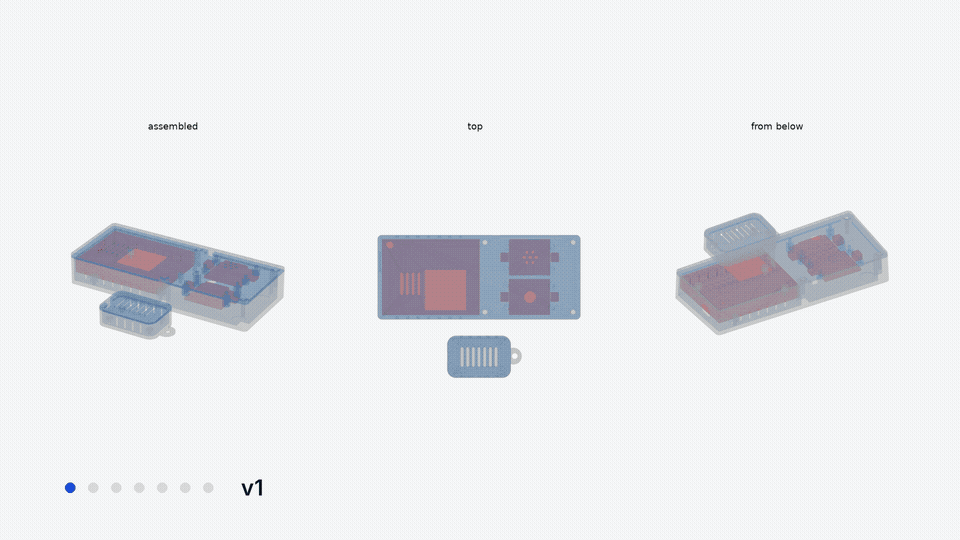
#> input picture docs/decks/mise_case_iterations.gif, 960 x 540 px, given in place of preview_1.png, which was not available
$ python frames.py
#> lines starting #> are read from the running program, lines starting #| are printed output that depends on the picture
"""Iteration frames on the mise panel colour, then an MP4 and a GIF of them."""
import os, subprocess
from PIL import Image, ImageDraw, ImageFont, ImageChops, ImageFilter

S = os.path.dirname(os.path.abspath(__file__))
IT, OUT = os.path.join(S, "iter"), os.path.join(S, "frames")
os.makedirs(OUT, exist_ok=True)
W, H = 1920, 1080
BG = (246, 247, 250)       # --bg of the app, light
INK, DIM, ORANGE, OFF = (12, 21, 48), (89, 98, 122), (31, 79, 216), (214, 218, 228)
SEQ = ["preview_1", "preview_2", "preview_3", "preview_4", "assembled_1", "assembled_2", "assembled_3"]


def font(size, weight="SemiBold"):
    f = ImageFont.truetype(os.path.join(S, "fonts", "Inter.ttf"), size)
    try:
        f.set_variation_by_name(weight)
    except Exception:
        pass
    return f


def cutout(path):
#> called with path = 'docs/decks/iter/preview_1.png'
    im = Image.open(path).convert("RGBA")
#> im is the input picture: PIL image 960x540 RGBA; mean R, G, B, A 234, 235.3, 238, 255
    rgb = im.convert("RGB")
    bg = rgb.getpixel((3, 3))
#> bg = (241, 242, 243)
    diff = ImageChops.difference(rgb, Image.new("RGB", rgb.size, bg)).convert("L")
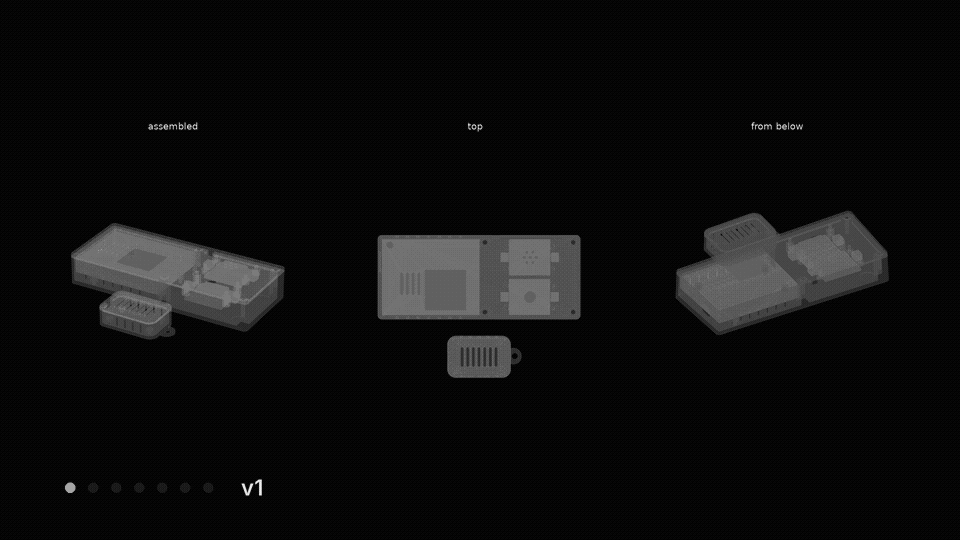
#> diff: PIL image 960x540 L; min 0, max 240, mean 13.5
    # soft mask: pixels close to the ground fade out, so each frame sits on the same panel
    mask = diff.point(lambda v: 0 if v < 4 else min(255, (v - 4) * 18)).filter(ImageFilter.GaussianBlur(0.6))
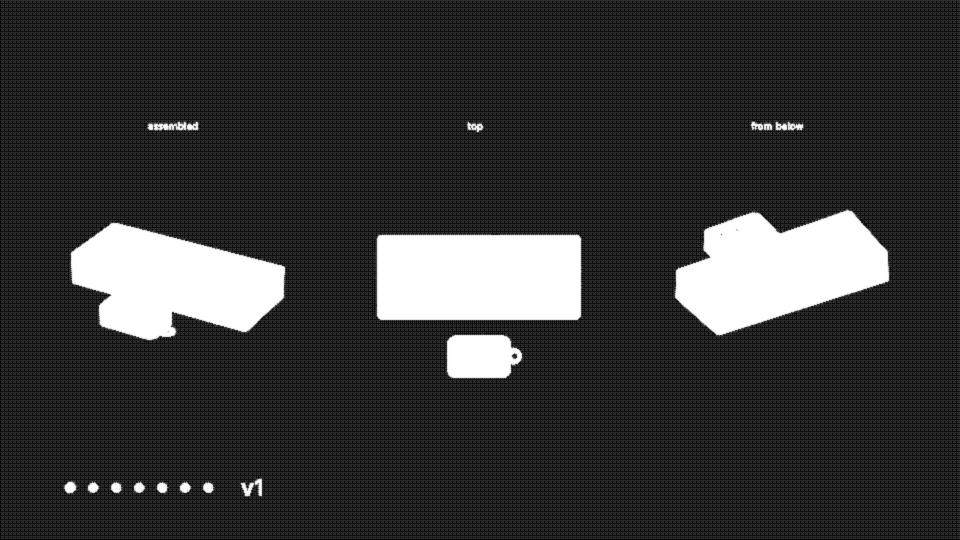
#> mask: PIL image 960x540 L; min 3, max 255, mean 54.5
    alpha = ImageChops.multiply(mask, im.getchannel("A"))
    im.putalpha(alpha)
    box = alpha.point(lambda v: 255 if v > 20 else 0).getbbox()
#> box = (0, 0, 960, 539)
    return im.crop(box)


frames = []
for i, name in enumerate(SEQ):
    art = cutout(os.path.join(IT, name + ".png"))
    sc = min(1640 / art.width, 760 / art.height)
#> sc = 1.41
    art = art.resize((int(art.width * sc), int(art.height * sc)), Image.LANCZOS)
    f = Image.new("RGB", (W, H), BG)
    f.paste(art, ((W - art.width) // 2, 110 + (780 - art.height) // 2), art)
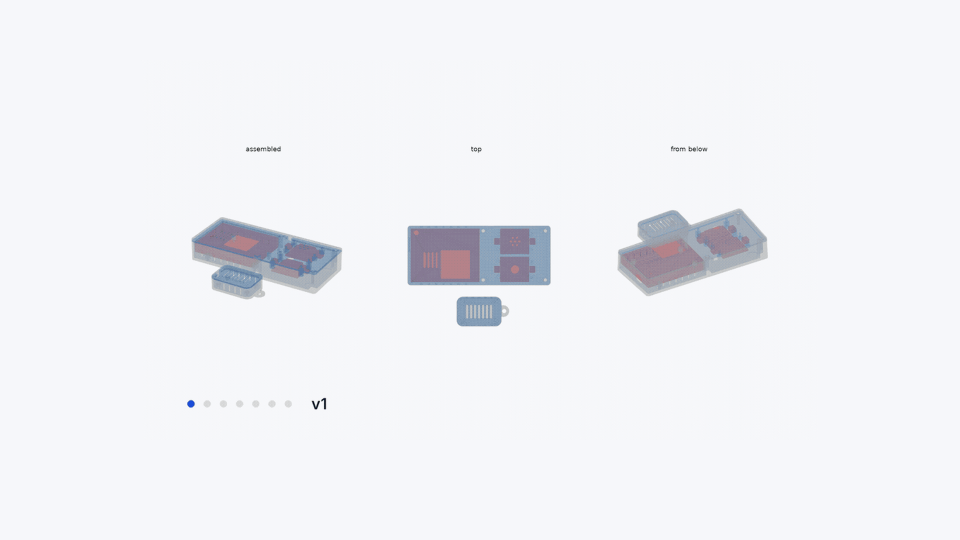
#> f: PIL image 1920x1080 RGB (shown at 1/2 size); mean R, G, B 241, 241.9, 245.5
    d = ImageDraw.Draw(f)
    # LED row: one dot per iteration, lit up to this one
    for k in range(len(SEQ)):
        x, y = 140 + k * 46, 975
        col = ORANGE if k == i else (INK if k < i else OFF)
        d.ellipse((x - 10, y - 10, x + 10, y + 10), fill=col)
    d.text((140 + len(SEQ) * 46 + 20, 975), f"v{i + 1}", font=font(44), fill=INK, anchor="lm")
    p = os.path.join(OUT, f"iter_{i + 1}.png")
    f.save(p)
#> (the run stopped early here; a loop or call above may not have finished)
